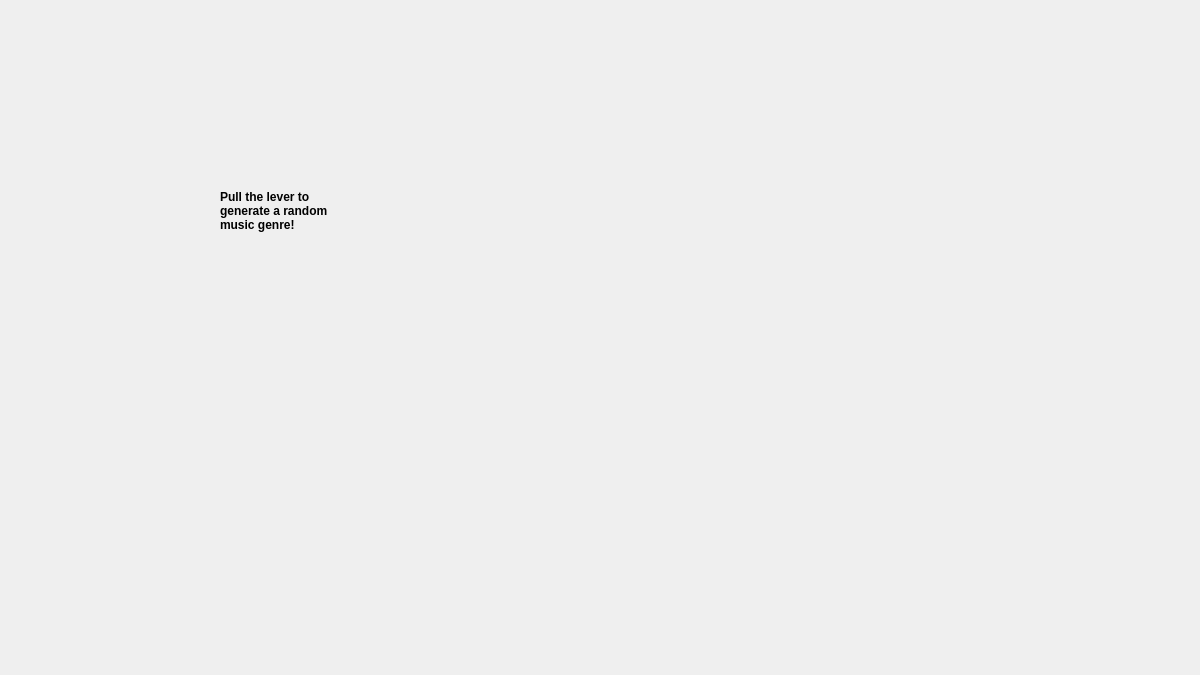
<?xml version="1.0" encoding="UTF-8"?>
<ui version="4.0">
 <class>MainWindow</class>
 <widget class="QMainWindow" name="MainWindow">
  <property name="geometry">
   <rect>
    <x>0</x>
    <y>0</y>
    <width>1200</width>
    <height>675</height>
   </rect>
  </property>
  <property name="minimumSize">
   <size>
    <width>1200</width>
    <height>675</height>
   </size>
  </property>
  <property name="maximumSize">
   <size>
    <width>1200</width>
    <height>675</height>
   </size>
  </property>
  <property name="windowTitle">
   <string>MainWindow</string>
  </property>
  <property name="windowIcon">
   <iconset>
    <normaloff>assests/icons8-slot-machine-48.ico</normaloff>assests/icons8-slot-machine-48.ico</iconset>
  </property>
  <property name="styleSheet">
   <string notr="true">#Background_Widget {
    background-image: url(C:/Users/MyCom/Desktop/.vscode/Github_Projects/Music_Genre_Casino/assests/Casino_BG_ROOM.png);
	background-repeat: no-repeat;
}
</string>
  </property>
  <widget class="QWidget" name="Background_Widget">
   <widget class="QLabel" name="Slot_Machine_Widget">
    <property name="geometry">
     <rect>
      <x>450</x>
      <y>210</y>
      <width>381</width>
      <height>441</height>
     </rect>
    </property>
    <property name="text">
     <string/>
    </property>
    <property name="pixmap">
     <pixmap>assests/Jukebox_Slotmachine.png</pixmap>
    </property>
    <property name="scaledContents">
     <bool>true</bool>
    </property>
   </widget>
   <widget class="QLabel" name="Slot_Title_Widget">
    <property name="geometry">
     <rect>
      <x>220</x>
      <y>140</y>
      <width>111</width>
      <height>141</height>
     </rect>
    </property>
    <property name="styleSheet">
     <string notr="true">color: black;
font-weight: bold;</string>
    </property>
    <property name="text">
     <string>Pull the lever to generate a random music genre!</string>
    </property>
    <property name="textFormat">
     <enum>Qt::AutoText</enum>
    </property>
    <property name="scaledContents">
     <bool>true</bool>
    </property>
    <property name="wordWrap">
     <bool>true</bool>
    </property>
   </widget>
   <widget class="QLabel" name="Slot_Result_Label">
    <property name="geometry">
     <rect>
      <x>540</x>
      <y>380</y>
      <width>191</width>
      <height>81</height>
     </rect>
    </property>
    <property name="styleSheet">
     <string notr="true">color: black;
font-weight:bold;
text-align:center;</string>
    </property>
    <property name="text">
     <string/>
    </property>
    <property name="alignment">
     <set>Qt::AlignCenter</set>
    </property>
    <property name="wordWrap">
     <bool>true</bool>
    </property>
   </widget>
   <widget class="QPushButton" name="Slot_Lever_Widget">
    <property name="geometry">
     <rect>
      <x>770</x>
      <y>350</y>
      <width>121</width>
      <height>211</height>
     </rect>
    </property>
    <property name="autoFillBackground">
     <bool>false</bool>
    </property>
    <property name="styleSheet">
     <string notr="true">QPushButton {
    outline: none;  /* Removes the blue focus effect */
    border: none;   /* Removes any default border */
}

QPushButton:focus {
    outline: none;
}
QPushButton:disabled {
    border:none;
    outline:none;
	qproperty-icon: url(:/assests\Jukebox_Handle.png);
}</string>
    </property>
    <property name="icon">
     <iconset>
      <normaloff>assests/Jukebox_Handle.png</normaloff>assests/Jukebox_Handle.png</iconset>
    </property>
    <property name="iconSize">
     <size>
      <width>500</width>
      <height>300</height>
     </size>
    </property>
    <property name="default">
     <bool>false</bool>
    </property>
    <property name="flat">
     <bool>true</bool>
    </property>
   </widget>
   <widget class="QLabel" name="Speech_Bubble_widget">
    <property name="geometry">
     <rect>
      <x>190</x>
      <y>120</y>
      <width>141</width>
      <height>181</height>
     </rect>
    </property>
    <property name="text">
     <string/>
    </property>
    <property name="pixmap">
     <pixmap>assests/Speech Bubble.png</pixmap>
    </property>
    <property name="scaledContents">
     <bool>true</bool>
    </property>
   </widget>
   <widget class="QLabel" name="Dealer_Widget">
    <property name="geometry">
     <rect>
      <x>0</x>
      <y>250</y>
      <width>331</width>
      <height>431</height>
     </rect>
    </property>
    <property name="minimumSize">
     <size>
      <width>0</width>
      <height>0</height>
     </size>
    </property>
    <property name="maximumSize">
     <size>
      <width>361</width>
      <height>551</height>
     </size>
    </property>
    <property name="text">
     <string/>
    </property>
    <property name="pixmap">
     <pixmap>assests/Brayden_Pixel_Art.png</pixmap>
    </property>
    <property name="scaledContents">
     <bool>true</bool>
    </property>
   </widget>
   <widget class="QLabel" name="label">
    <property name="geometry">
     <rect>
      <x>320</x>
      <y>-60</y>
      <width>511</width>
      <height>391</height>
     </rect>
    </property>
    <property name="text">
     <string/>
    </property>
    <property name="pixmap">
     <pixmap>assests/Casino_Sign.png</pixmap>
    </property>
    <property name="scaledContents">
     <bool>true</bool>
    </property>
   </widget>
   <zorder>Dealer_Widget</zorder>
   <zorder>Slot_Machine_Widget</zorder>
   <zorder>Slot_Result_Label</zorder>
   <zorder>Slot_Lever_Widget</zorder>
   <zorder>Speech_Bubble_widget</zorder>
   <zorder>Slot_Title_Widget</zorder>
   <zorder>label</zorder>
  </widget>
 </widget>
 <resources/>
 <connections/>
</ui>
